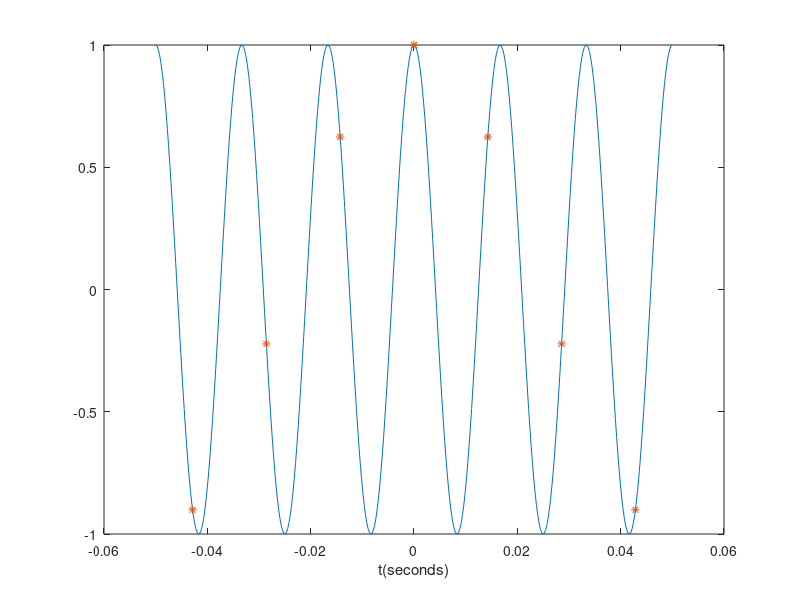

This figure's MATLAB source:
clc
close all
clear all

f=60;
tmin=-0.05;
tmax=0.05;
t=linspace(tmin,tmax,400);
x_c=cos(2*pi*f*t);
plot(t,x_c);
xlabel('t(seconds)')
    
T = 1/70; %1/120
nmin = ceil(tmin / T);
nmax = floor(tmax / T);
n = nmin:nmax;
x1 = cos(2*pi*f * n*T);
hold on
plot(n*T,x1,'*')
hold off

